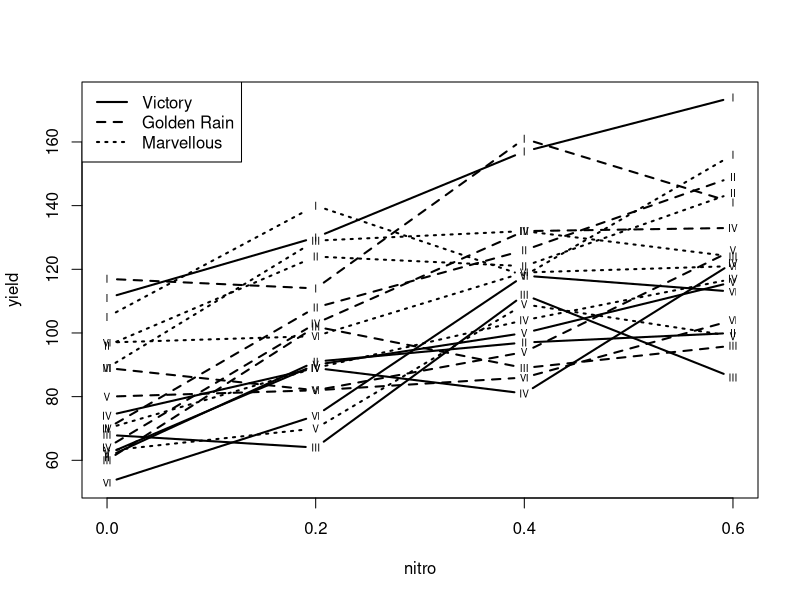
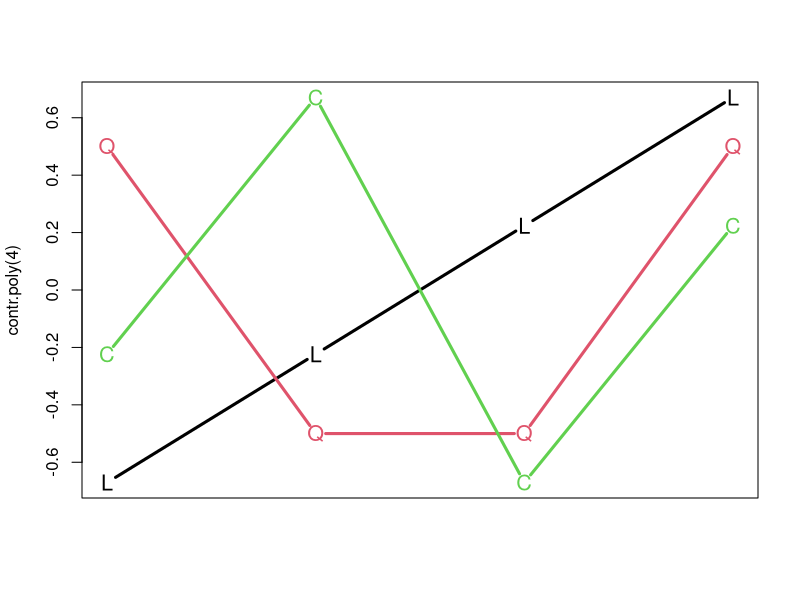
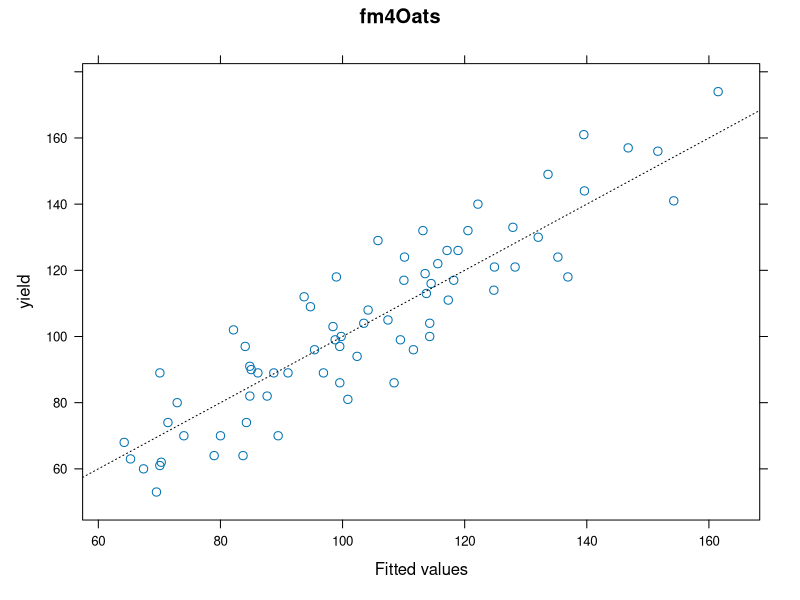
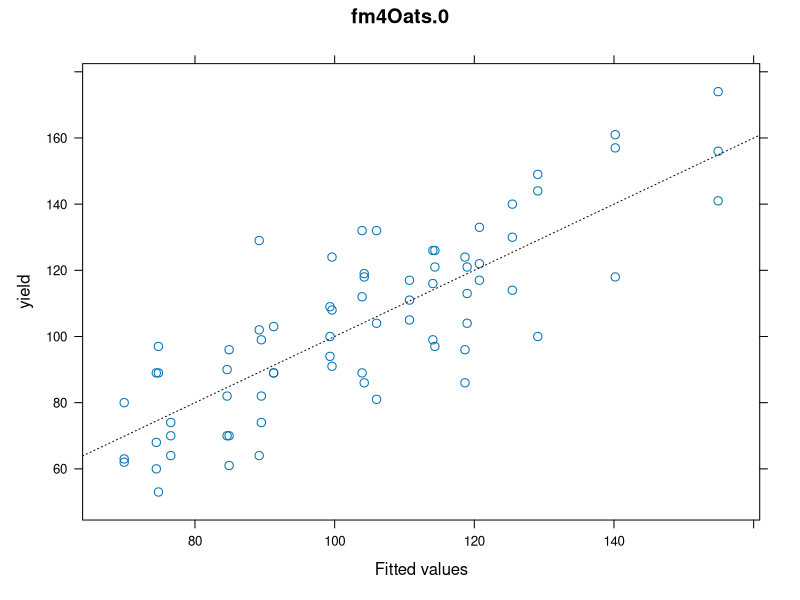
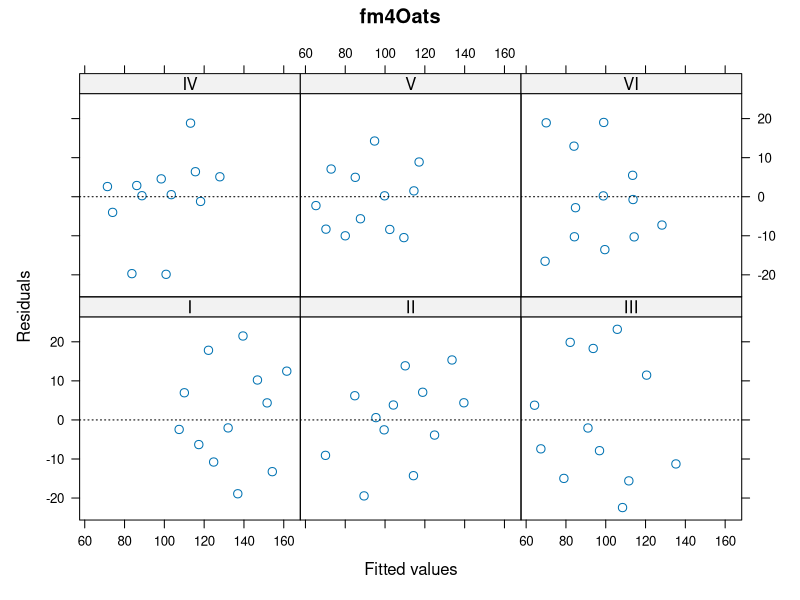
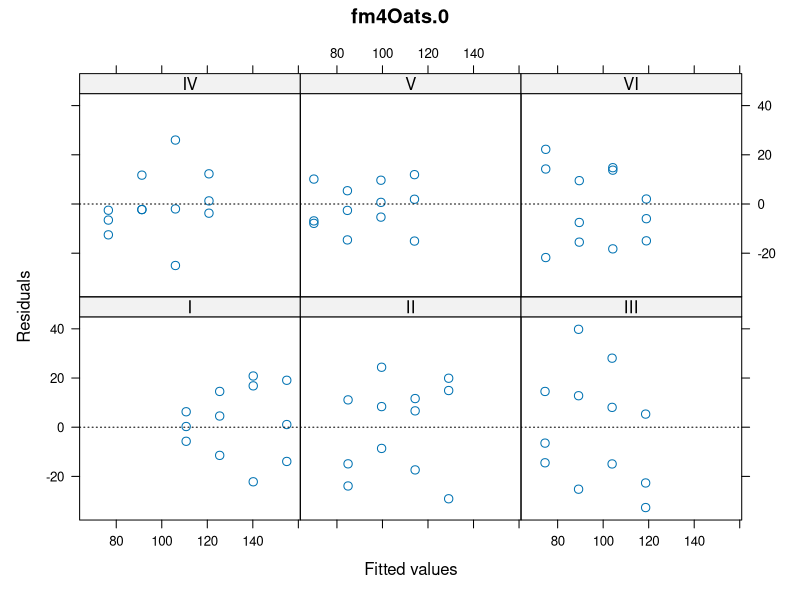
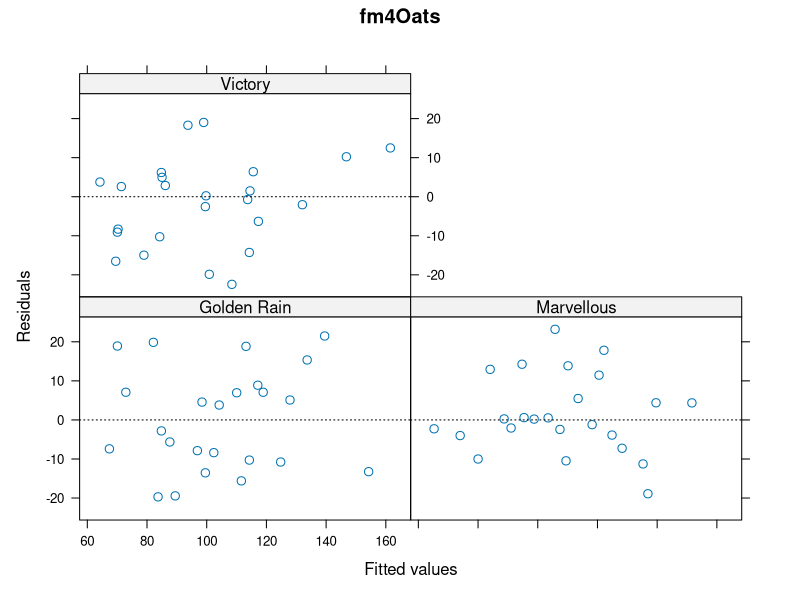
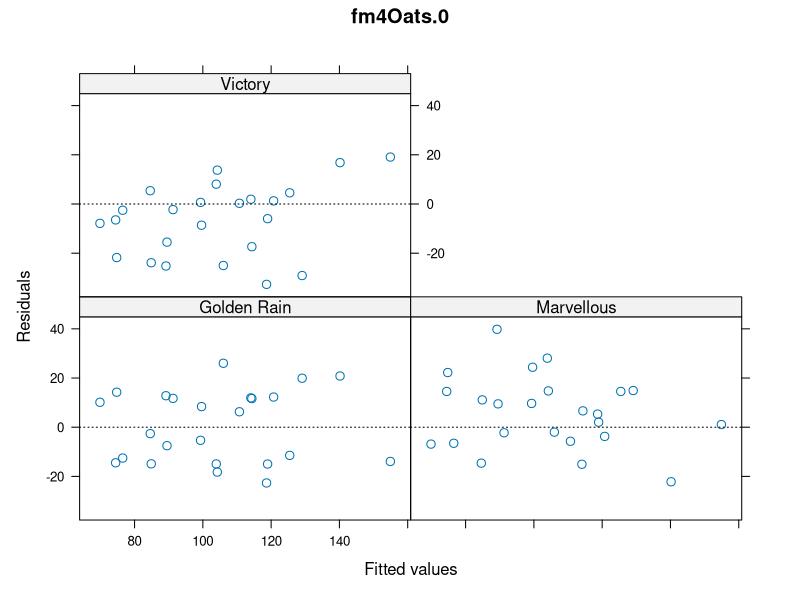

Reproduce these figures in R, in order.
library(nlme)

oats.df <- data.frame(Oats)
oats.df$Block <- factor(as.character(oats.df$Block))

plot(oats.df$nitro, oats.df$yield, type='n', xlab='nitro', ylab='yield', axes=FALSE)
axis(1, at=seq(0, 0.6, 0.2))
axis(2)
box()
for (b.index in 1:length(unique(oats.df$Block))) {
  b <- unique(oats.df$Block)[b.index]
  for (v.index in 1:length(unique(oats.df$Variety))) {
    v <- unique(oats.df$Variety)[v.index]
    lines(oats.df$nitro[oats.df$Block==b & oats.df$Variety==v],
          oats.df$yield[oats.df$Block==b & oats.df$Variety==v],
          type='b', pch='', lty=v.index, lwd=2)
    text(oats.df$nitro[oats.df$Block==b & oats.df$Variety==v],
         oats.df$yield[oats.df$Block==b & oats.df$Variety==v],
         b, cex=0.6)
  }
}
legend('topleft', lty=1:3, lwd=2, legend=unique(oats.df$Variety))



###########
# Sheet 1 #
###########

oats.lme.1 <- lme(yield ~ ordered(nitro) * Variety, 
  random = ~ 1 | Block/Variety, data = oats.df)
anova(oats.lme.1)

oats.lme.2 <- lme(yield ~ ordered(nitro) + Variety, 
  random = ~ 1 | Block/Variety, data = oats.df)
#oats.lme.2 <- update(oats.lme.1, yield ~ ordered(nitro) + Variety)
anova(oats.lme.2)
summary(oats.lme.2)

oats.lme.3 <- lme(yield ~ ordered(nitro), 
  random = ~ 1 | Block/Variety, data = oats.df)
summary(oats.lme.3)

oats.lme.4 <- lme(yield ~ nitro, 
  random = ~ 1 | Block/Variety, data = oats.df)
summary(oats.lme.4)


# polynomial contrasts for ordered(nitro):
matplot(1:4, contr.poly(4), type='b', lwd=3, lty='solid', cex=1.3, 
  xaxt='n', xlab='', pch=c('L', 'Q', 'C'))



###########
# Sheet 2 #
###########

fm1Oats <- lme(yield ~ ordered(nitro) * Variety, 
  random = ~ 1 | Block/Variety, data = oats.df)
fm2Oats <- lme(yield ~ ordered(nitro) + Variety, 
  random = ~ 1 | Block/Variety, data = oats.df)
fm3Oats <- lme(yield ~ ordered(nitro), 
  random = ~ 1 | Block/Variety, data = oats.df)
fm4Oats <- lme(yield ~ nitro, 
  random = ~ 1 | Block/Variety, data = oats.df)


# Exercise 1

# (a), verification
anova(fm1Oats)
anova(fm2Oats)
anova(fm3Oats)
anova(fm4Oats)

# (b)
qt(0.975, 53)
73.66667 + c(-1, 1) * qt(0.975, 53) * 6.781485
intervals(fm4Oats)

# (c), verification
fm4Oats.0 <- lme(yield ~ nitro, 
  random = ~ 1 | Block, data = oats.df)
anova(fm4Oats.0)

# (d)
summary(fm4Oats)
summary(fm4Oats.0)
1 - pchisq(2 * ((-296.5209)-(-302.3518)), 1)
anova(fm4Oats.0, fm4Oats)


# Exercise 2

windows(record=TRUE)

# observed vs. fitted

plot(fm4Oats, yield ~ fitted(.), 
  main='fm4Oats', grid=FALSE, abline=c(0,1), lty='dotted')
plot(fm4Oats.0, yield ~ fitted(.), 
  main='fm4Oats.0', grid=FALSE, abline=c(0,1), lty='dotted')

# residuals

plot(fm4Oats, resid(.) ~ fitted(.) | Block, 
  main='fm4Oats', grid=FALSE, abline=0, lty='dotted')
plot(fm4Oats.0, resid(.) ~ fitted(.) | Block, 
  main='fm4Oats.0', grid=FALSE, abline=0, lty='dotted')

plot(fm4Oats, resid(.) ~ fitted(.) | Variety, 
  main='fm4Oats', grid=FALSE, abline=0, lty='dotted')
plot(fm4Oats.0, resid(.) ~ fitted(.) | Variety, 
  main='fm4Oats.0', grid=FALSE, abline=0, lty='dotted')

plot(fm4Oats, resid(.) ~ nitro | Variety, 
  main='fm4Oats', grid=FALSE, abline=0, lty='dotted')
plot(fm4Oats.0, resid(.) ~ nitro | Variety, 
  main='fm4Oats.0', grid=FALSE, abline=0, lty='dotted')

plot(fm4Oats, resid(.) ~ as.numeric(Variety) | Block, 
  main='fm4Oats', grid=FALSE, abline=0, lty='dotted')
plot(fm4Oats.0, resid(.) ~ as.numeric(Variety) | Block, 
  main='fm4Oats.0', grid=FALSE, abline=0, lty='dotted')
# or
plot(fm4Oats, Variety ~ resid(.) | Block, 
  main='fm4Oats', grid=FALSE, abline=0, lty='dotted')
plot(fm4Oats.0, Variety ~ resid(.) | Block, 
  main='fm4Oats.0', grid=FALSE, abline=0, lty='dotted')

qqnorm(fm4Oats, ~ resid(.), main='fm4Oats')
qqnorm(fm4Oats.0, ~ resid(.), main='fm4Oats.0')

# random effects

qqnorm(fm4Oats, ~ ranef(., level=1), main='fm4Oats, Block level')
qqnorm(fm4Oats, ~ ranef(., level=2), main='fm4Oats, Variety %in% Block level')
qqnorm(fm4Oats.0, ~ ranef(.), main='fm4Oats.0')

re <- ranef(fm4Oats, level=2)
# augFrame=TRUE wouldn't add the blocks/varieties 
# ==> extract these from the rownames
re$Block <- factor(substring(rownames(re), 1, regexpr('/', rownames(re))-1))
re$Variety <- factor(substring(rownames(re), regexpr('/', rownames(re))+1, nchar(rownames(re))))
with(re, plot(as.numeric(Block), `(Intercept)`))
abline(h=0, lty='dotted')
with(re, plot(as.numeric(Variety), `(Intercept)`))
abline(h=0, lty='dotted')

# it's almost impossible to do anything useful at the block level 
# (with only 6 predicted random effects)


###########
# Sheet 3 #
###########

# Exercise 3 (exercise 5.2 from the book)

# (a)
oats.lme.5 <- lme(yield ~ nitro, 
  random = ~ 1 | Block, 
  correlation = corSymm(form = ~ 1 | Block/Variety), 
  data = oats.df)
oats.lme.5

# (b)
intervals(oats.lme.5)

cor.intervals <- intervals(oats.lme.5)$corStruct
plot(rep(1:6, 2), c(cor.intervals[,'lower'], cor.intervals[,'upper']), type='n', xlab='', ylab='correlation', axes=FALSE) 
axis(1, at=1:6, labels=dimnames(cor.intervals)[[1]])
axis(2)
box()
points(1:6, cor.intervals[,'est.'])
segments(1:6, cor.intervals[,'lower'], 1:6, cor.intervals[,'upper'], lwd=2)
abline(h=0, lty='dotted')
polygon(c(0, 7, 7, 0, 0), c(rep(c(max(cor.intervals[,'lower']), min(cor.intervals[,'upper'])), each=2), max(cor.intervals[,'lower'])), border=NA, density=20, col='blue')
	
oats.lme.6 <- lme(yield ~ nitro, 
  random = ~ 1 | Block, 
  correlation = corCompSymm(form = ~ 1 | Block/Variety), 
  data = oats.df)
oats.lme.6

abline(h=0.4224608, col='blue', lwd=2)

anova(oats.lme.6, oats.lme.5)

# (c)
anova(oats.lme.4, oats.lme.6)  # logLik is the same

VarCorr(oats.lme.4)
VarCorr(oats.lme.6)
121.1029 + 165.5587
121.1029 / (121.1029 + 165.5587)


# (d)
oats.gls.1 <- gls(yield ~ nitro, 
  correlation = corCompSymm(form = ~ 1 | Block/Variety), 
  data = oats.df)

anova(oats.gls.1, oats.lme.4)  # random intercept at the block level is significant

